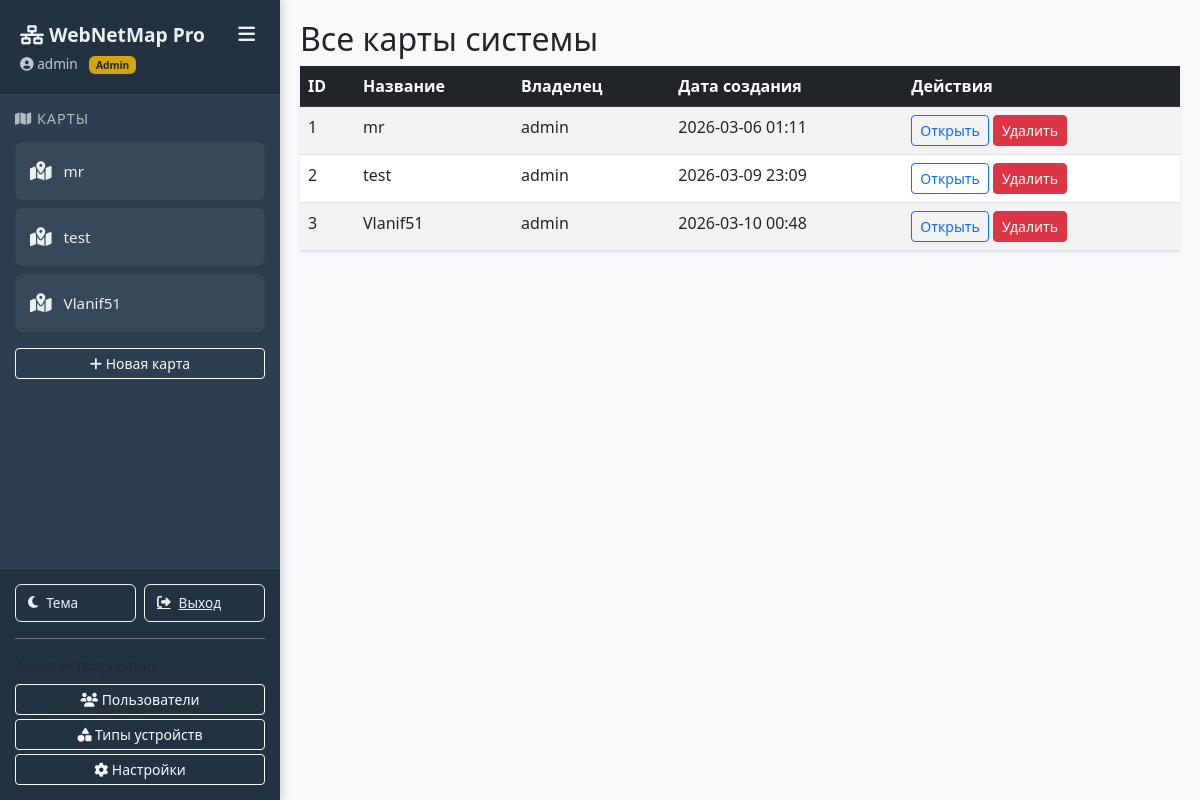
The page /admin/maps (signed in) on the database its author committed.
### models.py (models this page shows, shortened)
class User(UserMixin, db.Model):
    id = db.Column(db.Integer, primary_key=True)
    username = db.Column(db.String(64), unique=True, index=True)
    password_hash = db.Column(db.String(128))
    is_admin = db.Column(db.Boolean, default=False)
    created_at = db.Column(db.DateTime, default=datetime.utcnow)
    maps = db.relationship('Map', backref='owner', lazy='dynamic')

class Map(db.Model):
    id = db.Column(db.Integer, primary_key=True)
    name = db.Column(db.String(128))
    owner_id = db.Column(db.Integer, db.ForeignKey('user.id'))
    created_at = db.Column(db.DateTime, default=datetime.utcnow)
    devices = db.relationship('Device', backref='map', cascade="all, delete-orphan", lazy='dynamic')
    links = db.relationship('Link', backref='map', cascade="all, delete-orphan", lazy='dynamic')

### blueprints/admin.py (the view)
@admin_bp.route('/maps')
def maps_list():  # ⚠️ Важно: имя функции maps_list → endpoint будет admin.maps_list
    all_maps = Map.query.all()
    return render_template('admin/maps.html', maps=all_maps)

### blueprints/admin.py (called while the page is built)
@admin_bp.before_request
def check_admin():
    if not current_user.is_authenticated or not current_user.is_admin:
        flash('Доступ запрещен. Требуются права администратора.')
        return redirect(url_for('main.dashboard'))

### templates/admin/maps.html
{% extends "base.html" %}
{% block content %}
<h2>Все карты системы</h2>
<table class="table table-striped shadow-sm">
    <thead class="table-dark">
        <tr>
            <th>ID</th>
            <th>Название</th>
            <th>Владелец</th>
            <th>Дата создания</th>
            <th>Действия</th>
        </tr>
    </thead>
    <tbody>
        {% for map in maps %}
        <tr>
            <td>{{ map.id }}</td>
            <td>{{ map.name }}</td>
            <td>{{ map.owner.username }}</td>
            <td>{{ map.created_at.strftime('%Y-%m-%d %H:%M') }}</td>
            <td>
                <a href="{{ url_for('main.map_view', map_id=map.id) }}" class="btn btn-sm btn-outline-primary">Открыть</a>
                <a href="{{ url_for('admin.delete_map', id=map.id) }}" class="btn btn-sm btn-danger" onclick="return confirm('Удалить карту и все устройства?')">Удалить</a>
            </td>
        </tr>
        {% endfor %}
    </tbody>
</table>
{% endblock %}

### templates/base.html (shortened to what this page needs)
<!DOCTYPE html>
<html lang="ru" data-theme="light">
<head>
    <link href="https://cdn.jsdelivr.net/npm/bootstrap@5.3.0/dist/css/bootstrap.min.css" rel="stylesheet">
    <link href="https://cdnjs.cloudflare.com/ajax/libs/font-awesome/6.4.0/css/all.min.css" rel="stylesheet">
    <link rel="stylesheet" href="{{ url_for('static', filename='css/style.css') }}">
</head>
<body>
<nav class="sidebar" id="sidebar">
    <div class="sidebar-header">
        <div class="d-flex align-items-center justify-content-between">
            <h4>
                <i class="fas fa-network-wired"></i>
                <span class="sidebar-title-text">WebNetMap Pro</span>
            </h4>
            <button class="sidebar-toggle" id="sidebarToggle" onclick="toggleSidebar()">
                <i class="fas fa-bars"></i>
            </button>
        </div>
        {% if current_user.is_authenticated %}
        <div class="sidebar-user">
            <i class="fas fa-user-circle"></i> <span>{{ current_user.username }}</span>
            {% if current_user.is_admin %}
            <span class="badge bg-warning text-dark ms-2">Admin</span>
            {% endif %}
        </div>
        {% endif %}
    </div>
    {% if current_user.is_authenticated %}
    <div class="sidebar-maps">
        <h5><i class="fas fa-map"></i> <span>Карты</span></h5>
        <ul class="map-list" id="sidebarMapList">
        </ul>
        <button class="btn btn-sm btn-outline-light w-100 mt-2" data-bs-toggle="modal" data-bs-target="#createMapModal">
            <i class="fas fa-plus"></i> <span>Новая карта</span>
        </button>
    </div>
    <div class="sidebar-footer">
        <div class="d-flex gap-2">
            <button class="theme-toggle w-50" onclick="toggleTheme()">
                <i class="fas fa-moon"></i> <span>Тема</span>
            </button>
            <a href="{{ url_for('auth.logout') }}" class="theme-toggle w-50">
                <i class="fas fa-sign-out-alt"></i> <span>Выход</span>
            </a>
        </div>
        {% if current_user.is_admin %}
        <div class="mt-3 pt-3 border-top border-secondary admin-menu">
            <small class="text-muted d-block mb-2"><span>Администрирование</span></small>
            <a href="{{ url_for('admin.users') }}" class="btn btn-sm btn-outline-light w-100 mb-1">
                <i class="fas fa-users"></i> <span>Пользователи</span>
            </a>
            <a href="{{ url_for('admin.types') }}" class="btn btn-sm btn-outline-light w-100 mb-1">
                <i class="fas fa-shapes"></i> <span>Типы устройств</span>
            </a>
            <a href="{{ url_for('admin.settings') }}" class="btn btn-sm btn-outline-light w-100">
                <i class="fas fa-cog"></i> <span>Настройки</span>
            </a>
        </div>
        {% endif %}
    </div>
    {% endif %}
</nav>
    <div class="main-content">
        {% block content %}{% endblock %}
    </div>
</body>
</html>

### static/css/style.css (style rules this page uses)
:root { --bg-primary: #f8f9fa; --bg-secondary: #ffffff; --bg-sidebar: #2c3e50; --text-primary: #212529; --text-secondary: #6c757d; --text-sidebar: #ecf0f1; --border-color: #dee2e6; --accent-color: #3498db; --accent-hover: #2980b9; --card-shadow: 0 2px 10px rgba(0,0,0,0.1); --cy-background: #ffffff; --cy-grid: #e0e0e0; }
body { background-color: var(--bg-primary); color: var(--text-primary); font-family: 'Segoe UI', Tahoma, Geneva, Verdana, sans-serif; transition: background-color 0.3s, color 0.3s; overflow-x: hidden; }
.sidebar { position: fixed; top: 0; left: 0; width: 280px; height: 100vh; background: var(--bg-sidebar); color: var(--text-sidebar); z-index: 1000; transition: width 0.3s ease; overflow-y: auto; box-shadow: 2px 0 10px rgba(0,0,0,0.2); }
.sidebar-header { padding: 20px; background: rgba(0,0,0,0.2); border-bottom: 1px solid rgba(255,255,255,0.1); }
.sidebar-header h4 { margin: 0; font-size: 1.2rem; font-weight: 600; }
.sidebar-user { font-size: 0.85rem; opacity: 0.8; margin-top: 5px; }
.sidebar-toggle { background: transparent; border: none; color: var(--text-sidebar); font-size: 1.2rem; cursor: pointer; padding: 0 5px; transition: transform 0.2s; }
.sidebar-maps { padding: 15px; }
.sidebar-maps h5 { font-size: 0.9rem; text-transform: uppercase; letter-spacing: 1px; opacity: 0.7; margin-bottom: 15px; }
.map-list { list-style: none; padding: 0; margin: 0; }
.sidebar-footer { position: absolute; bottom: 0; left: 0; width: 100%; padding: 15px; background: rgba(0,0,0,0.2); border-top: 1px solid rgba(255,255,255,0.1); box-sizing: border-box; }
.main-content { margin-left: 280px; padding: 20px; transition: margin-left 0.3s ease; min-height: 100vh; }
.theme-toggle { background: transparent; border: 1px solid var(--text-sidebar); color: var(--text-sidebar); padding: 8px 12px; border-radius: 6px; cursor: pointer; transition: all 0.2s; display: flex; align-items: center; gap: 8px; font-size: 0.85rem; }
.sidebar, .main-content { animation: fadeIn 0.3s ease; }

### rows shown on the page
User: username "admin"
Map: id "1", name "mr", owner.username "admin", created_at "2026-03-06 01:11"
Map: id "2", name "test", owner.username "admin", created_at "2026-03-09 23:09"
Map: id "3", name "Vlanif51", owner.username "admin", created_at "2026-03-10 00:48"
